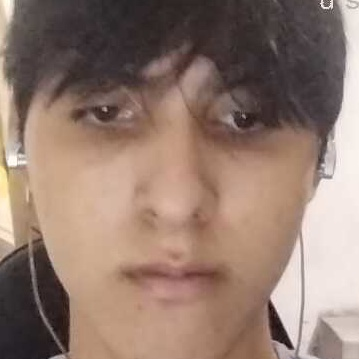
#> input picture Unidad 2/DatasetRostros/fotos_rostro_jose_quintero/rostro_001.jpg, 359 x 359 px
$ python recortarRostrosFamosos.py
#> lines starting #> are read from the running program, lines starting #| are printed output that depends on the picture
import os
import cv2
import tkinter as tk
from tkinter import filedialog

def procesar_con_selector():
    print("========================================")
    print("  RECORTADOR DE ROSTROS CON VENTANA")
    print("========================================")

    # Ocultar la ventana principal de Tkinter para que solo aparezca el explorador
    root = tk.Tk()
    root.withdraw()

    print("👉 Se abrirá una ventana. Selecciona las fotos que quieras recortar (puedes elegir varias a la vez con Ctrl o Shift).")

    # Abrir el explorador de archivos para seleccionar las imágenes
    archivos_seleccionados = filedialog.askopenfilenames(
        title="Selecciona las fotos de los famosos",
        filetypes=[("Imágenes", "*.jpg *.jpeg *.png *.webp")]
    )
#> the answer given: fotos_rostro_jose_quintero/rostro_001.jpg

    if not archivos_seleccionados:
        print("No seleccionaste ninguna foto. Saliendo del programa.")
        return

    carpeta_salida = input("Ingresa el nombre de la carpeta donde quieres guardar los recortes (ej. dataset_proyecto/famoso_1): ").strip()
#> the answer given: out.png
    os.makedirs(carpeta_salida, exist_ok=True)

    # Clasificador de rostros de OpenCV
    ruta_cascada = cv2.data.haarcascades + "haarcascade_frontalface_default.xml"
    detector = cv2.CascadeClassifier(ruta_cascada)

    if detector.empty():
        print("Error al cargar el detector de rostros de OpenCV.")
        return

    print(f"\nProcesando {len(archivos_seleccionados)} imágenes seleccionadas...")

    exitosos = 0
    fallidos = 0
    margen = 0.1  # 10% de margen alrededor de la cara
    tamano_salida = (250, 250) # Tamaño cuadrado estándar para la IA

    for ruta_imagen in archivos_seleccionados:
        imagen = cv2.imread(ruta_imagen)
#> imagen is the input picture: shape (359, 359, 3); mean B, G, R 110.9, 122.8, 146.9

        if imagen is None:
            fallidos += 1
            continue

        gris = cv2.cvtColor(imagen, cv2.COLOR_BGR2GRAY)
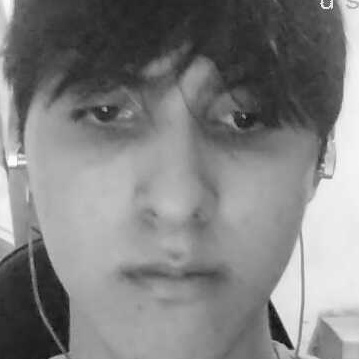
#> gris: shape (359, 359); min 9, max 253, mean 128.7
        rostros = detector.detectMultiScale(
            gris, scaleFactor=1.1, minNeighbors=5, minSize=(50, 50)
        )
#> rostros = [[13, 18, 324, 324]]

        if len(rostros) > 0:
            x, y, w, h = rostros[0]
#> x = 13; y = 18; w = 324; h = 324

            mx, my = int(w * margen), int(h * margen)
#> mx = 32; my = 32
            x1, y1 = max(x - mx, 0), max(y - my, 0)
#> x1 = 0; y1 = 0
            x2 = min(x + w + mx, imagen.shape[1])
#> x2 = 359
            y2 = min(y + h + my, imagen.shape[0])
#> y2 = 359

            recorte = imagen[y1:y2, x1:x2]
            if tamano_salida:
                recorte = cv2.resize(recorte, tamano_salida)

            exitosos += 1
            nombre_salida = os.path.join(carpeta_salida, f"rostro_{exitosos:03d}.jpg")
            cv2.imwrite(nombre_salida, recorte)
        else:
            fallidos += 1

    print("\n========================================")
    print(f"¡Proceso completado!")
    print(f"Rostros recortados y guardados: {exitosos}")
    print(f"Imágenes sin rostro detectado (descartadas): {fallidos}")
    print(f"Guardado en: {os.path.abspath(carpeta_salida)}")
    print("========================================")

if __name__ == "__main__":
    procesar_con_selector()

$ run again, on Unidad 2/DatasetRostros/fotos_rostro_jose_quintero/rostro_003.jpg
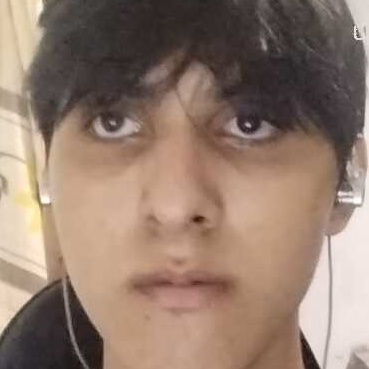
#> input picture Unidad 2/DatasetRostros/fotos_rostro_jose_quintero/rostro_003.jpg, 369 x 369 px
#> in procesar_con_selector, imagen is the input picture: shape (369, 369, 3); mean B, G, R 109.9, 124, 147.3
#> in procesar_con_selector, `gris = cv2.cvtColor(imagen, cv2.COLOR_BGR2GRAY)`:
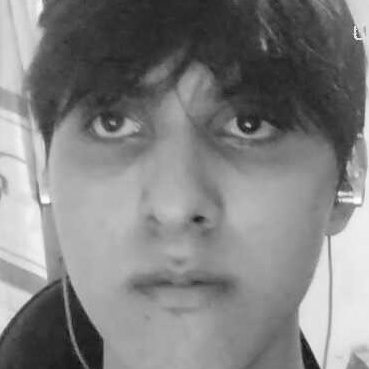
#> gris: shape (369, 369); min 11, max 254, mean 129.4
#> rostros = [[21, 34, 321, 321]]
#> x = 21; y = 34; w = 321
#> mx = 32
#> x1 = 0; y1 = 2
#> x2 = 369

$ run again, on Unidad 2/DatasetRostros/fotos_rostro_jose_quintero/rostro_005.jpg
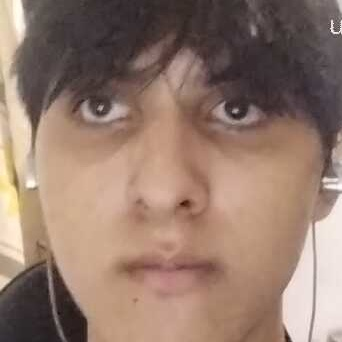
#> input picture Unidad 2/DatasetRostros/fotos_rostro_jose_quintero/rostro_005.jpg, 342 x 342 px
#> in procesar_con_selector, imagen is the input picture: shape (342, 342, 3); mean B, G, R 109, 122.5, 148.6
#> in procesar_con_selector, `gris = cv2.cvtColor(imagen, cv2.COLOR_BGR2GRAY)`:
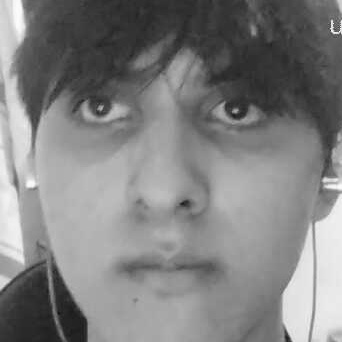
#> gris: shape (342, 342); min 18, max 253, mean 128.8
#> rostros = [[20, 28, 303, 303]]
#> x = 20; y = 28; w = 303
#> mx = 30
#> x1 = 0
#> x2 = 342
